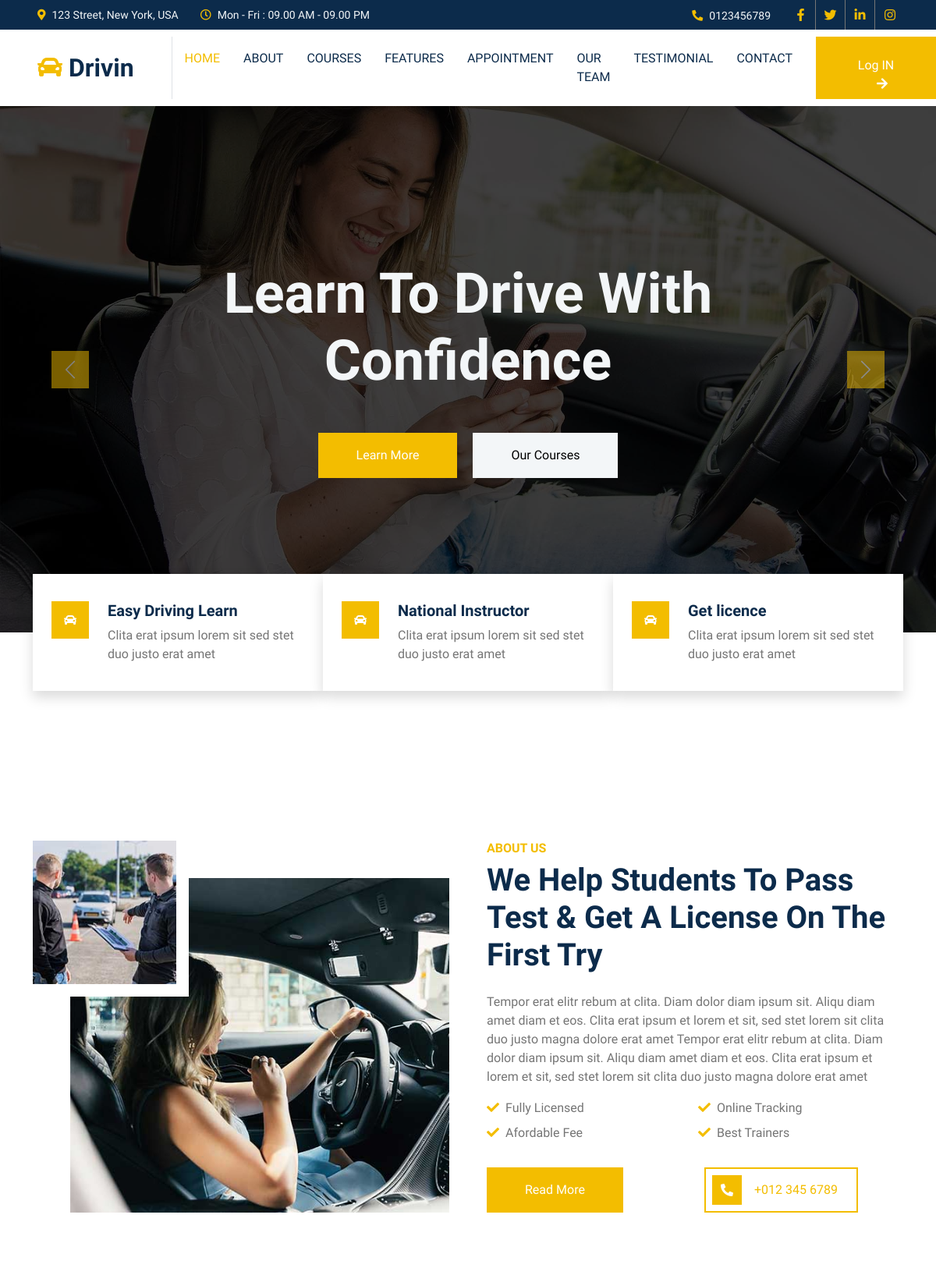
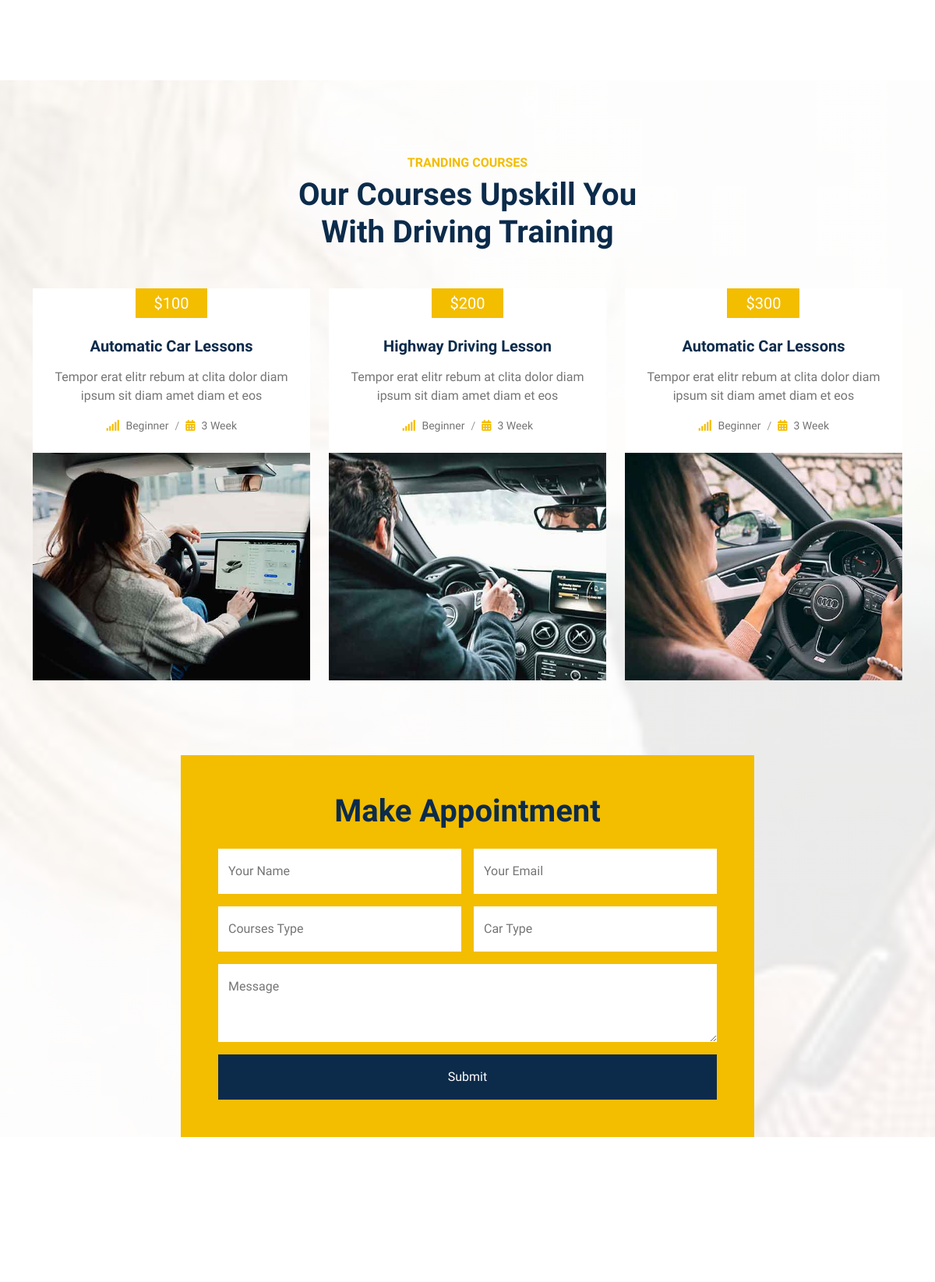
The page / (upper part) on the database its author committed (2 pictures, top to bottom).
### tables this page shows
CREATE TABLE `contact_details` (
  `c_id` int(11) NOT NULL,
  `c_address` text NOT NULL,
  `c_timing` text NOT NULL,
  `c_mobile` varchar(10) NOT NULL,
  `f_link` text NOT NULL,
  `i_link` text NOT NULL,
  `t_link` text NOT NULL,
  `y_link` text NOT NULL,
  `c_email` text NOT NULL,
  `c_map` text NOT NULL
);

CREATE TABLE `slider` (
  `slider_id` int(11) NOT NULL,
  `slider_img` text NOT NULL,
  `slider_title` text NOT NULL
);

CREATE TABLE `why_us` (
  `wu_id` int(11) NOT NULL,
  `wu_title` text NOT NULL,
  `wu_desc` text NOT NULL
);

CREATE TABLE `about` (
  `a_id` int(11) NOT NULL,
  `a_title` text NOT NULL,
  `a_desc` text NOT NULL,
  `a_smallimg` text NOT NULL,
  `a_bigimg` text NOT NULL
);

CREATE TABLE `aw_details` (
  `aw_id` int(11) NOT NULL,
  `aw_title` text NOT NULL
);

CREATE TABLE `courses` (
  `c_id` int(11) NOT NULL,
  `c_title` text NOT NULL,
  `c_desc` text NOT NULL,
  `c_price` text NOT NULL,
  `c_type` text NOT NULL,
  `c_duration` text NOT NULL,
  `c_img` text NOT NULL
);

### index.php (the view, shortened to what this page needs)
<?php
include "conn.php";
include "head.php";
include "nav.php";
?>
    <div class="container-fluid p-0 wow fadeIn" data-wow-delay="0.1s">
        <div id="header-carousel" class="carousel slide" data-bs-ride="carousel">
            <div class="carousel-inner">
                <?php
                    $query="SELECT * from slider";
                    $fire=mysqli_query($conn,$query);
                    $i=1;
                    while($row=mysqli_fetch_assoc($fire)){
                        if($i==1){
                          $i++;
                ?>
                <div class="carousel-item active">
                    <img class="w-100" src="admin/upload/<?=$row['slider_img'];?>" alt="Image">
                    <div class="carousel-caption">
                        <div class="container">
                            <div class="row justify-content-center">
                                <div class="col-lg-7">
                                    <h1 class="display-2 text-light mb-5 animated slideInDown"><?=$row['slider_title'];?></h1>
                                    <a href="" class="btn btn-primary py-sm-3 px-sm-5">Learn More</a>
                                    <a href="" class="btn btn-light py-sm-3 px-sm-5 ms-3">Our Courses</a>
                                </div>
                            </div>
                        </div>
                    </div>
                </div>
                <?php
                  }
                  }
                ?>
            </div>
            <button class="carousel-control-prev" type="button" data-bs-target="#header-carousel"
                data-bs-slide="prev">
                <span class="carousel-control-prev-icon" aria-hidden="true"></span>
            </button>
            <button class="carousel-control-next" type="button" data-bs-target="#header-carousel"
                data-bs-slide="next">
                <span class="carousel-control-next-icon" aria-hidden="true"></span>
            </button>
        </div>
    </div>
    <div class="container-fluid facts py-5 pt-lg-0">
        <div class="container py-5 pt-lg-0">
            <div class="row gx-0">
                <?php
                    $query="SELECT * From why_us";
                    $fire=mysqli_query($conn,$query);
                    while($row=mysqli_fetch_assoc($fire)){
                ?>
                <div class="col-lg-4 wow fadeIn" data-wow-delay="0.1s">
                    <div class="bg-white shadow d-flex align-items-center h-100 p-4" style="min-height: 150px;">
                        <div class="d-flex">
                            <div class="flex-shrink-0 btn-lg-square bg-primary">
                                <i class="fa fa-car text-white"></i>
                            </div>
                            <div class="ps-4">
                                <h5><?=$row['wu_title'];?></h5>
                                <span><?=$row['wu_desc'];?></span>
                            </div>
                        </div>
                    </div>
                </div>
                <?php
                }
               ?>
            </div>
        </div>
    </div>
    <?php
     $query="SELECT * from about";
     $fire=mysqli_query($conn,$query);
     $row=mysqli_fetch_assoc($fire);
     ?>
    <div class="container-xxl py-6">
        <div class="container">
            <div class="row g-5">
                <div class="col-lg-6 wow fadeInUp" data-wow-delay="0.1s">
                    <div class="position-relative overflow-hidden ps-5 pt-5 h-100" style="min-height: 400px;">
                        <img class="position-absolute w-100 h-100" src="admin/upload/<?=$row['a_bigimg'];?>" alt="" style="object-fit: cover;">
                        <img class="position-absolute top-0 start-0 bg-white pe-3 pb-3" src="admin/upload/<?=$row['a_smallimg'];?>" alt="" style="width: 200px; height: 200px;">
                    </div>
                </div>
                <div class="col-lg-6 wow fadeInUp" data-wow-delay="0.5s">
                    <div class="h-100">
                        <h6 class="text-primary text-uppercase mb-2">About Us</h6>
                        <h1 class="display-6 mb-4"><?=$row['a_title'];?></h1>
                        <p><?=$row['a_desc'];?></p>
                        <div class="row g-2 mb-4 pb-2">
                           <?php
                            $query1="SELECT * from aw_details";
                            $fire1=mysqli_query($conn,$query1);
                            while($row1=mysqli_fetch_assoc($fire1)){
                            ?>
                            <div class="col-sm-6">
                                <i class="fa fa-check text-primary me-2"></i><?=$row1['aw_title'];?>
                            </div>
                            <?php
                            }
                            ?>
                        </div>
                        <div class="row g-4">
                            <div class="col-sm-6">
                                <a class="btn btn-primary py-3 px-5" href="">Read More</a>
                            </div>
                            <div class="col-sm-6">
                                <a class="d-inline-flex align-items-center btn btn-outline-primary border-2 p-2" href="tel:+0123456789">
                                    <span class="flex-shrink-0 btn-square bg-primary">
                                        <i class="fa fa-phone-alt text-white"></i>
                                    </span>
                                    <span class="px-3">+012 345 6789</span>
                                </a>
                            </div>
                        </div>
                    </div>
                </div>
            </div>
        </div>
    </div>
    <div class="container-xxl courses my-6 py-6 pb-0">
        <div class="container">
            <div class="text-center mx-auto mb-5 wow fadeInUp" data-wow-delay="0.1s" style="max-width: 500px;">
                <h6 class="text-primary text-uppercase mb-2">Tranding Courses</h6>
                <h1 class="display-6 mb-4">Our Courses Upskill You With Driving Training</h1>
            </div>
            <div class="row g-4 justify-content-center">
                <?php
                $query="SELECT * from courses";
                $fire=mysqli_query($conn,$query);
                while($row=mysqli_fetch_assoc($fire)){
                ?>
                <div class="col-lg-4 col-md-6 wow fadeInUp" data-wow-delay="0.1s">
                    <div class="courses-item d-flex flex-column bg-white overflow-hidden h-100">
                        <div class="text-center p-4 pt-0">
                            <div class="d-inline-block bg-primary text-white fs-5 py-1 px-4 mb-4"><?=$row['c_price'];?></div>
                            <h5 class="mb-3"><?=$row['c_title'];?></h5>
                            <p><?=$row['c_desc'];?></p>
                            <ol class="breadcrumb justify-content-center mb-0">
                                <li class="breadcrumb-item small"><i class="fa fa-signal text-primary me-2"></i><?=$row['c_type'];?></li>
                                <li class="breadcrumb-item small"><i class="fa fa-calendar-alt text-primary me-2"></i></i><?=$row['c_duration'];?></li>
                            </ol>
                        </div>
                        <div class="position-relative mt-auto">
                            <img class="img-fluid" src="admin/upload/<?=$row['c_img'];?>" alt="">
                        </div>
                    </div>
                </div>
               <?php
                }
               ?>
                <div class="col-lg-8 my-6 mb-0 wow fadeInUp" data-wow-delay="0.1s">
                    <div class="bg-primary text-center p-5">
                        <h1 class="mb-4">Make Appointment</h1>
                        <form>
                            <div class="row g-3">
                                <div class="col-sm-6">
                                    <div class="form-floating">
                                        <input type="text" class="form-control border-0" id="gname" placeholder="Gurdian Name">
                                        <label for="gname">Your Name</label>
                                    </div>
                                </div>
                                <div class="col-sm-6">
                                    <div class="form-floating">
                                        <input type="email" class="form-control border-0" id="gmail" placeholder="Gurdian Email">
                                        <label for="gmail">Your Email</label>
                                    </div>
                                </div>
                                <div class="col-sm-6">
                                    <div class="form-floating">
                                        <input type="text" class="form-control border-0" id="cname" placeholder="Child Name">
                                        <label for="cname">Courses Type</label>
                                    </div>
                                </div>
                                <div class="col-sm-6">
                                    <div class="form-floating">
                                        <input type="text" class="form-control border-0" id="cage" placeholder="Child Age">
                                        <label for="cage">Car Type</label>
                                    </div>
                                </div>
                                <div class="col-12">
                                    <div class="form-floating">
                                        <textarea class="form-control border-0" placeholder="Leave a message here" id="message" style="height: 100px"></textarea>
                                        <label for="message">Message</label>
                                    </div>
                                </div>
                                <div class="col-12">
                                    <button class="btn btn-dark w-100 py-3" type="submit">Submit</button>
                                </div>
                            </div>
                        </form>
                    </div>
                </div>
            </div>
        </div>
    </div>
    <div class="container-xxl py-6">
        <div class="container">
            <div class="row g-5">
            </div>
        </div>
    </div>
<?php
 include "footer.php";
?>

### nav.php (shortened to what this page needs)
<?php
    include "conn.php";
    $query="SELECT * from contact_details";
    $fire=mysqli_query($conn,$query);
    $row=mysqli_fetch_assoc($fire);
?>
    <div class="container-fluid bg-dark text-light p-0">
        <div class="row gx-0 d-none d-lg-flex">
            <div class="col-lg-7 px-5 text-start">
                <div class="h-100 d-inline-flex align-items-center me-4">
                    <small class="fa fa-map-marker-alt text-primary me-2"></small>
                    <small><?=$row['c_address'];?></small>
                </div>
                <div class="h-100 d-inline-flex align-items-center">
                    <small class="far fa-clock text-primary me-2"></small>
                    <small><?=$row['c_timing'];?></small>
                </div>
            </div>
            <div class="col-lg-5 px-5 text-end">
                <div class="h-100 d-inline-flex align-items-center me-4">
                    <small class="fa fa-phone-alt text-primary me-2"></small>
                    <small><?=$row['c_mobile'];?></small>
                </div>
                <div class="h-100 d-inline-flex align-items-center mx-n2">
                    <a class="btn btn-square btn-link rounded-0 border-0 border-end border-secondary" href="<?=$row['f_link'];?>"><i class="fab fa-facebook-f"></i></a>
                    <a class="btn btn-square btn-link rounded-0 border-0 border-end border-secondary" href="<?=$row['t_link'];?>"><i class="fab fa-twitter"></i></a>
                    <a class="btn btn-square btn-link rounded-0 border-0 border-end border-secondary" href="<?=$row['i_link'];?>"><i class="fab fa-linkedin-in"></i></a>
                    <a class="btn btn-square btn-link rounded-0" href="<?=$row['i_link'];?>"><i class="fab fa-instagram"></i></a>
                </div>
            </div>
        </div>
    </div>
    <nav class="navbar navbar-expand-lg bg-white navbar-light sticky-top p-0">
        <a href="index.php" class="navbar-brand d-flex align-items-center border-end px-4 px-lg-5">
            <h2 class="m-0"><i class="fa fa-car text-primary me-2"></i>Drivin</h2>
        </a>
        <div class="collapse navbar-collapse" id="navbarCollapse">
            <div class="navbar-nav ms-auto p-4 p-lg-0">
                <a href="index.php" class="nav-item nav-link active">Home</a>
                <a href="about.php" class="nav-item nav-link">About</a>
                <a href="courses.php" class="nav-item nav-link">Courses</a>
                <a href="feature.php" class="nav-item nav-link">Features</a>
                <a href="appointment.php" class="nav-item nav-link">Appointment</a>
                <a href="team.php" class="nav-item nav-link">Our Team</a>
                <a href="testimonial.php" class="nav-item nav-link">Testimonial</a>
                <a href="contact.php" class="nav-item nav-link">Contact</a>
            </div>
            <a href="admin.php" class="btn btn-primary py-4 px-lg-5 d-none d-lg-block">Log IN<i class="fa fa-arrow-right ms-3"></i></a>
        </div>
    </nav>

### css/style.css (style rules this page uses)
:root { --primary: #F3BD00; --secondary: #757575; --light: #F3F6F8; --dark: #0C2B4B; }
.py-6 { padding-top: 6rem; padding-bottom: 6rem; }
.my-6 { margin-top: 6rem; margin-bottom: 6rem; }
.btn { font-weight: 500; transition: .5s; }
.btn.btn-primary, .btn.btn-outline-primary:hover { color: #FFFFFF; }
.btn-square { width: 38px; height: 38px; }
.btn-lg-square { width: 48px; height: 48px; }
.btn-square, .btn-sm-square, .btn-lg-square { padding: 0; display: flex; align-items: center; justify-content: center; font-weight: normal; }
.navbar.sticky-top { top: -100px; transition: .5s; }
.navbar .navbar-brand, .navbar a.btn { height: 80px }
.navbar .navbar-nav .nav-link { margin-right: 30px; padding: 25px 0; color: var(--dark); font-weight: 500; text-transform: uppercase; outline: none; }
.navbar .navbar-nav .nav-link:hover, .navbar .navbar-nav .nav-link.active { color: var(--primary); }
.carousel-caption { top: 0; left: 0; right: 0; bottom: 0; display: flex; align-items: center; justify-content: center; text-align: center; background: rgba(0, 0, 0, .75); z-index: 1; }
.carousel-control-prev, .carousel-control-next { width: 15%; }
.carousel-control-prev-icon, .carousel-control-next-icon { width: 3rem; height: 3rem; background-color: var(--primary); border: 10px solid var(--primary); }
.breadcrumb-item+.breadcrumb-item::before { color: #999999; }
@media (min-width: 991.98px) { .facts { position: relative; margin-top: -75px; z-index: 1; } }
.courses { min-height: 100vh; background: linear-gradient(rgba(255, 255, 255, .9), rgba(255, 255, 255, .9)), url(../img/carousel-1.jpg) center center no-repeat; background-attachment: fixed; background-size: cover; }

### rows shown on the page
contact_details: c_address "123 Street, New York, USA", c_timing "Mon - Fri : 09.00 AM - 09.00 PM", c_mobile "0123456789"
slider: slider_img (picture), slider_title "Learn To Drive With Confidence"
why_us: wu_title "Easy Driving Learn", wu_desc "Clita erat ipsum lorem sit sed stet duo justo erat amet"
why_us: wu_title "National Instructor", wu_desc "Clita erat ipsum lorem sit sed stet duo justo erat amet"
why_us: wu_title "Get licence", wu_desc "Clita erat ipsum lorem sit sed stet duo justo erat amet"
about: a_bigimg (picture), a_smallimg (picture), a_title "We Help Students To Pass Test & Get A License On The First Try", a_desc "Tempor erat elitr rebum at clita. Diam dolor diam ipsum sit. Aliqu diam amet diam et eos. Clita erat ipsum et lorem et sit, sed stet lorem sit clita duo justo magna dolore erat amet Tempor erat elitr rebum at clita. Diam dolor diam ipsum sit. Aliqu diam amet diam et eos. Clita erat ipsum et lorem et sit, sed stet lorem sit clita duo justo magna dolore erat amet"
aw_details: aw_title "Fully Licensed"
aw_details: aw_title "Online Tracking"
aw_details: aw_title "Afordable Fee"
aw_details: aw_title "Best Trainers"
courses: c_price "$100", c_title "Automatic Car Lessons", c_desc "Tempor erat elitr rebum at clita dolor diam ipsum sit diam amet diam et eos", c_type "Beginner", c_duration "3 Week", c_img (picture)
courses: c_price "$200", c_title "Highway Driving Lesson", c_desc "Tempor erat elitr rebum at clita dolor diam ipsum sit diam amet diam et eos", c_type "Beginner", c_duration "3 Week", c_img (picture)
courses: c_price "$300", c_title "Automatic Car Lessons", c_desc "Tempor erat elitr rebum at clita dolor diam ipsum sit diam amet diam et eos", c_type "Beginner", c_duration "3 Week", c_img (picture)
